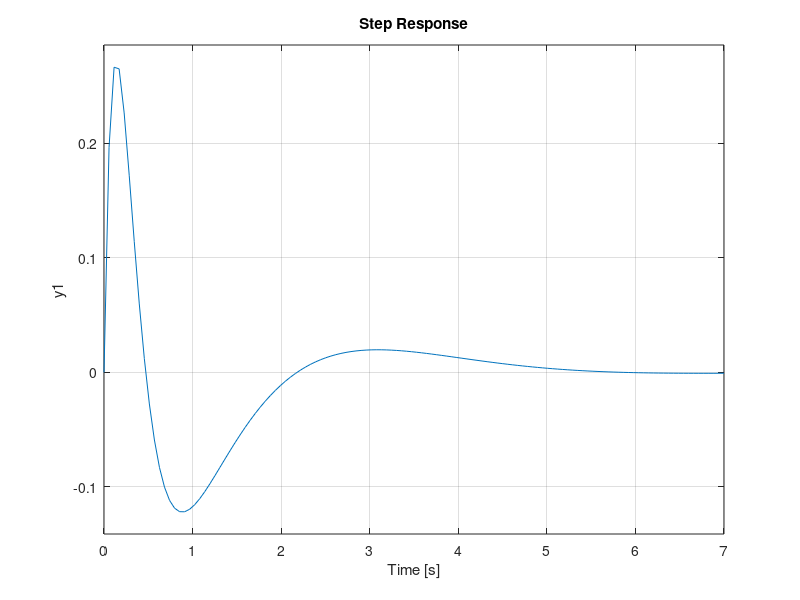

The MATLAB source for this figure:
A = [0 1 0 0;
    0 -0.1 3 0;
    0 0 0 1;
    0 -0.5 30 0] %A — State matrix

B = [0; 2; 0; 5] % B — Input-to-state matrix

Q = [1 0 0 0;
    0 0 0 0;
    0 0 1 0;
    0 0 0 0] %use Bryson's rule to determine Q and R. Q — State-cost weighted matrix

R = 1        %R — Input-cost weighted matrix

N = [0; 0; 0;0]      %  Find the gain matrix K using lqr. Since N is not specified, lqr sets N to 0. N — Optional cross term matrix



[K S P] = lqr(A,B,Q,R,N)  %[K,S,P] = lqr(A,B,Q,R,N) %calculates the optimal gain matrix K, the solution S of the associated algebraic Riccati equation and the closed-loop poles P using the continuous-time state-space matrices A and B. 
%This syntax is only valid for continuous-time models.
%P — Poles of the closed-loop system
%S — Solution of the associated algebraic Riccati equation
%K — Optimal gain

C = [0 0 0 1];

D = 0


sys = ss(A-B*K,B,C,D); %sys — Dynamic system model
step(sys)






